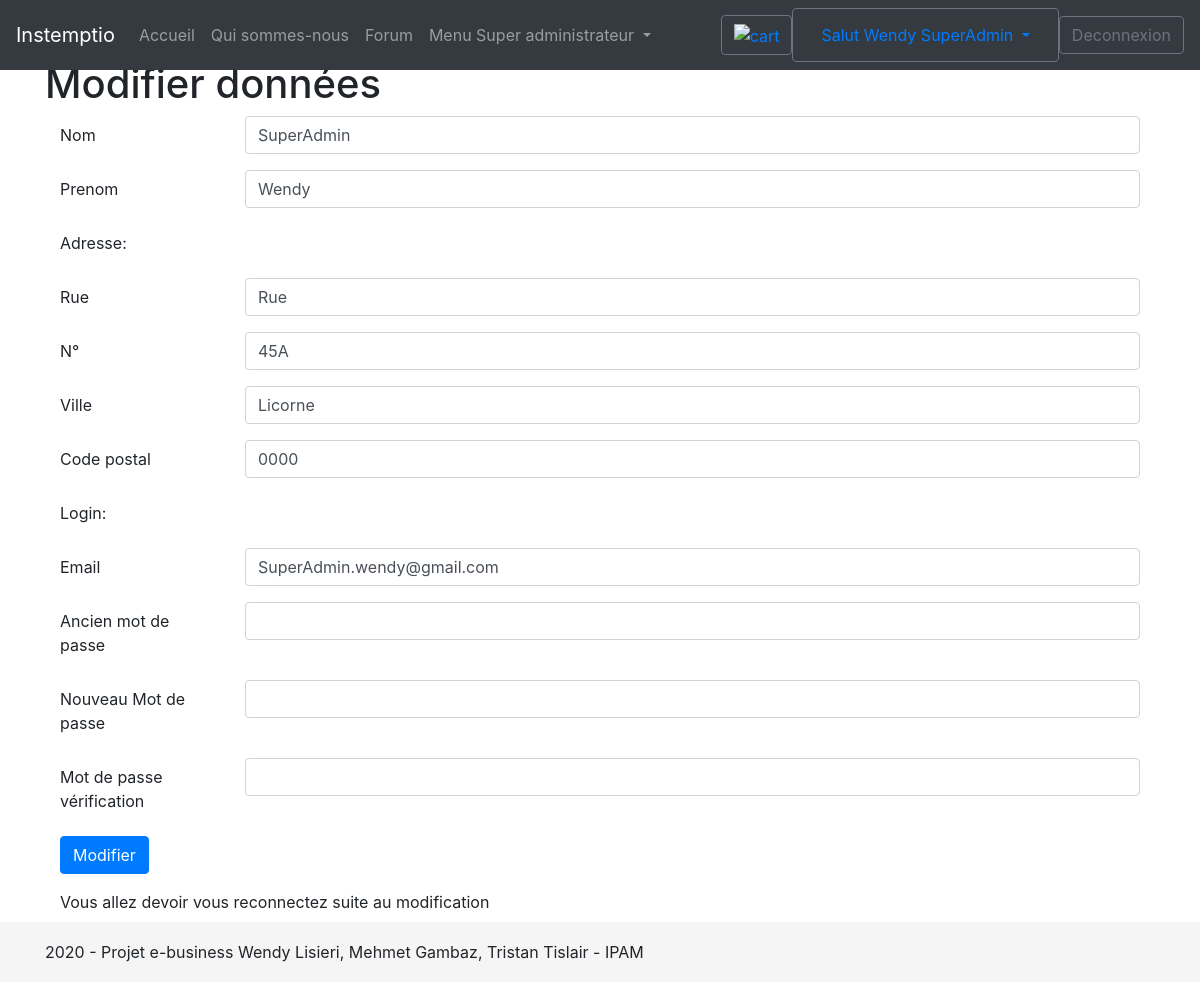
Page /formulaireClient/1/modifier (signed in) on the committed database.
### tables this page shows
CREATE TABLE utilisateurs (idUtilisateur INT PRIMARY KEY AUTO_INCREMENT, idRole INT, nom VARCHAR(255), prenom VARCHAR(255), nomRue VARCHAR(255), numeroRue VARCHAR(10), nomVille VARCHAR(255), codePostal VARCHAR(10), email VARCHAR(500) UNIQUE, mdp VARCHAR(255), isActive INT, FOREIGN KEY (idRole) REFERENCES roles (idRole) );

### models/utilisateur.php (called while the page is built, shortened)
<?php
function getUtilisateurs_idUtilisateur($idUtilisateur) {
    $db = getDb();
    $reponse = $db->prepare('SELECT * FROM utilisateurs WHERE idUtilisateur = :idUtilisateur');
    $reponse->execute(array('idUtilisateur' => $idUtilisateur));
    $donnees = $reponse->fetch();
    return $donnees;
}
?>

### views/formulaireModification.php (the view, shortened to what this page needs)
<div class="container">
	<form method="post">
	  <div class="form-group row">
		<label for="nom" class="col-sm-2 col-form-label">Nom</label>
		<div class="col-sm-10">
		  <input type="text" class="form-control" id="nom" name="nom" required value=<?=$utilisateur['nom']?>>
		</div>
	  </div>
	  <div class="form-group row">
		<label for="prenom" class="col-sm-2 col-form-label">Prenom</label>
		<div class="col-sm-10">
		  <input type="text" class="form-control" id="prenom" name="prenom" required value=<?=$utilisateur['prenom']?>>
		</div>
	  </div>
	  <div class="form-group row">
		<label for="Adresse" class="col-sm-2 col-form-label">Adresse:</label>
	  </div>
	   <div class="form-group row">
		<label for="nomRue" class="col-sm-2 col-form-label">Rue</label>
		<div class="col-sm-10">
		  <input type="text" class="form-control" id="nomRue" name="nomRue" required value=<?=$utilisateur['nomRue']?>>
		</div>
	  </div>
	   <div class="form-group row">
		<label for="numeroRue" class="col-sm-2 col-form-label">N°</label>
		<div class="col-sm-10">
		  <input type="text" class="form-control" id="numeroRue" name="numeroRue" required value=<?=$utilisateur['numeroRue']?>>
		</div>
	  </div>
	   <div class="form-group row">
		<label for="nomVille" class="col-sm-2 col-form-label">Ville</label>
		<div class="col-sm-10">
		  <input type="text" class="form-control" id="nomVille" name="nomVille" required value=<?=$utilisateur['nomVille']?>>
		</div>
	  </div>
	   <div class="form-group row">
		<label for="codePostal" class="col-sm-2 col-form-label">Code postal</label>
		<div class="col-sm-10">
		  <input type="text" class="form-control" id="codePostal" name="codePostal" required value=<?=$utilisateur['codePostal']?>>
		</div>
	  </div>
		<div class="form-group row">
			<label for="Login" class="col-sm-2 col-form-label">Login:</label>
		</div>
	  <div class="form-group row">
		<label for="email" class="col-sm-2 col-form-label">Email</label>
		<div class="col-sm-10">
		  <input type="email" class="form-control" id="email" name="email" required value=<?=$utilisateur['email']?>>
		</div>
	  </div>
	  <div class="form-group row">
		<label for="mdp" class="col-sm-2 col-form-label">Ancien mot de passe</label>
		<div class="col-sm-10">
		  <input type="password" class="form-control" id="ancienMdp" name="ancienMdp" required >
		</div>
	  </div>
	  <div class="form-group row">
		<label for="mdp" class="col-sm-2 col-form-label">Nouveau Mot de passe</label>
		<div class="col-sm-10">
		  <input type="password" class="form-control" id="mdp" name="mdp" required >
		</div>
	  </div>
	  <div class="form-group row">
		<label for="mdpVerif" class="col-sm-2 col-form-label">Mot de passe vérification</label>
		<div class="col-sm-10">
		  <input type="password" class="form-control" id="mdpVerif" name="mdpVerif" required >
		</div>
	  </div>
	  <div class="form-group row">
		<div class="col-sm-10">
		  <button type="submit" class="btn btn-primary">Modifier</button>
		</div>
	  </div>
	  <div class="form-group">
		<label for="msg">Vous allez devoir vous reconnectez suite au modification</label>
	  </div>
	</form>
</div>
<?php
include 'includes/layout.php';
?>

### css/sticky-footer-navbar.css (style rules this page uses)
html { position: relative; min-height: 100%; }
body { margin-bottom: 60px; }

### rows in the picture
utilisateurs: nom "SuperAdmin", prenom "Wendy", numeroRue "45A", nomVille "Licorne", codePostal "0000", email "SuperAdmin.wendy@gmail.com"

### other values in the picture
$_SESSION['prenom'] "Wendy"
$_SESSION['nom'] "SuperAdmin"
$title "Modifier données"
